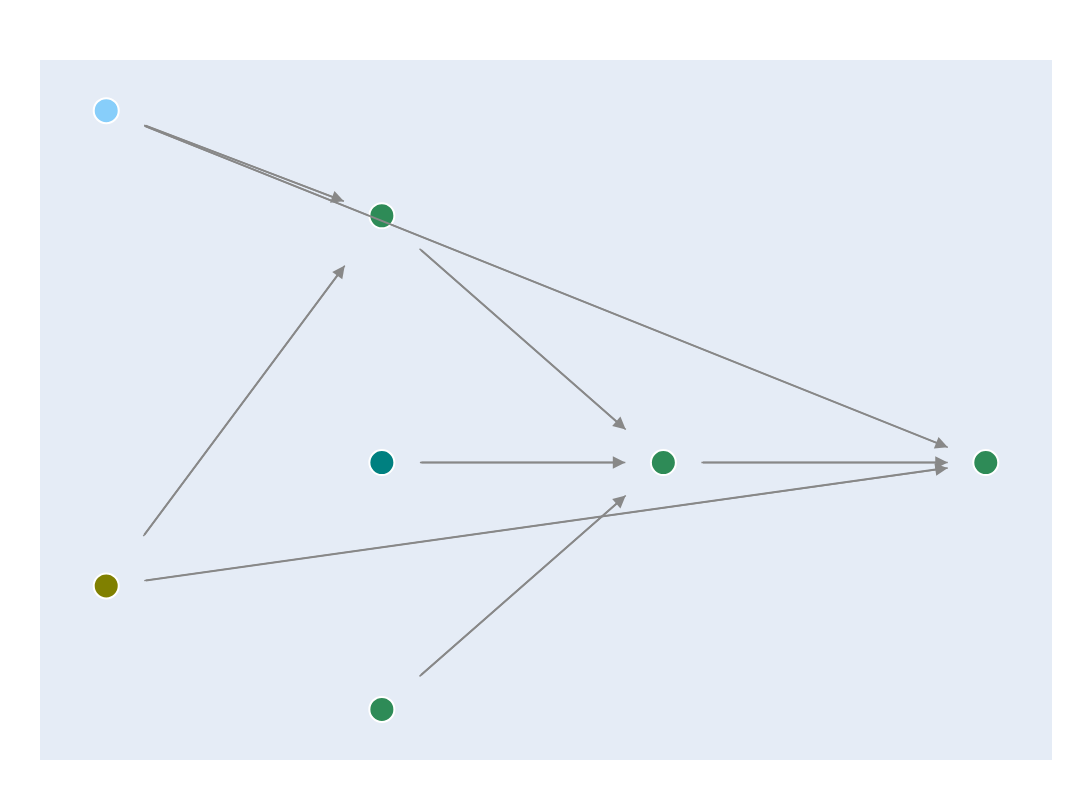

Notebook cell for this chart:
### Code cell
fig02 = plot.dag.tt(
    policy_date_str="2025-01-01", # policy date 
    primary_nodes={"unterhaltsvorschuss__an_elternteil_auszuzahlender_betrag_m"}, # node (point) of interest
    selection_type="ancestors", # look only backwards from the node 
    selection_depth=2, # look only one step backward
    width=1200, # graph width 
    height=800, # graph height 
    show_node_description = True) # show description of nodes

#fig02.write_image("../03-output/gr_session06_02_gettsim_dag_socialinsurance_2025.pdf")

fig02

### Figure 1 — Plotly figure (JSON) as saved in the notebook; plotly's stock layout.template omitted (floating-point values rounded to 4 significant figures)
{"data": [{"hoverinfo": "none", "line": {"color": "#888", "width": 1.5}, "mode": "lines", "type": "scatter", "x": [180.1, 1237.0], "y": [173.1, 102.7]}, {"hoverinfo": "none", "line": {"color": "#888", "width": 1.5}, "mode": "lines", "type": "scatter", "x": [180.1, 442.6], "y": [173.2, 156.6]}, {"hoverinfo": "none", "line": {"color": "#888", "width": 1.5}, "mode": "lines", "type": "scatter", "x": [542.5, 812.6], "y": [99.39, 99.39]}, {"hoverinfo": "none", "line": {"color": "#888", "width": 1.5}, "mode": "lines", "type": "scatter", "x": [542.0, 813.1], "y": [52.61, 92.17]}, {"hoverinfo": "none", "line": {"color": "#888", "width": 1.5}, "mode": "lines", "type": "scatter", "x": [912.6, 1236.0], "y": [99.39, 99.39]}, {"hoverinfo": "none", "line": {"color": "#888", "width": 1.5}, "mode": "lines", "type": "scatter", "x": [542.0, 813.1], "y": [146.2, 106.6]}, {"hoverinfo": "none", "line": {"color": "#888", "width": 1.5}, "mode": "lines", "type": "scatter", "x": [180.2, 1236.0], "y": [73.56, 98.22]}, {"hoverinfo": "none", "line": {"color": "#888", "width": 1.5}, "mode": "lines", "type": "scatter", "x": [179.0, 443.7], "y": [83.3, 142.5]}, {"hoverinfo": "text", "hoverlabel": {"bgcolor": "white", "bordercolor": "lightgray", "font": {"color": "black"}}, "marker": {"color": ["lightskyblue", "teal", "seagreen", "seagreen", "seagreen", "seagreen", "olive"], "line": {"color": "white", "width": 2}, "showscale": false, "size": 25}, "mode": "markers", "text": ["p_id<br><br>Unique identifier for each person. Always required, must be unique.", "unterhalt<br>tatsächlich_erhaltener_betrag_m<br><br>Alimony payments the recipient actually receives.", "unterhaltsvorschuss<br>an_elternteil_auszuzahlender_betrag_m<br><br>None", "unterhaltsvorschuss<br>anspruchshöhe_m<br><br>Claim for advance on alimony payment (Unterhaltsvorschuss) on child level.<br>Introduction of a minimum income threshold if child is older than some<br>threshold and third age group (12-17) via Artikel 23 G. v. 14.08.2017 BGBl. I<br>S. 3122.", "unterhaltsvorschuss<br>betrag_m<br><br>Advance alimony payments (Unterhaltsvorschuss) on child level after deducting<br>alimonies.  Single Parents get alimony payments for themselves and for their<br>child from the ex partner. If the ex partner is not able to pay the child<br>alimony, the government pays the child alimony to the mother (or the father, if<br>he has the kids).  According to §1 Abs.1 Nr.3 UhVorschG those single parents<br>are entitled to advance alimony payments, who do not or not regularly receive<br>child alimony payments or orphans' benefits (Waisenbezüge) in at least the<br>amount specified in §2 Abs.1 and 2 UhVorschG. The child alimonay payment paid<br>by the other parent is credited against the amount of the advance alimony<br>payments (§2 Abs.3 Nr.1 UhVorschG).  The amount is specified in §1612a BGB and,<br>ultimately, in Mindestunterhaltsverordnung.", "unterhaltsvorschuss<br>elternteil_alleinerziehend<br><br>Check if parent that receives Kindergeld is a single parent.  Only single<br>parents receive Kindergeld.", "kindergeld<br>p_id_empfänger<br><br>Identifier of person who receives Kindergeld for the particular child."], "type": "scatter", "x": [130.2, 492.5, 1286.0, 492.5, 862.6, 492.5, 130.2], "y": [176.4, 99.39, 99.39, 45.39, 99.39, 153.4, 72.39]}], "layout": {"annotations": [{"arrowcolor": "#888", "arrowhead": 2, "arrowsize": 1.25, "arrowwidth": 2, "ax": 180.1, "axref": "x", "ay": 173.1, "ayref": "y", "showarrow": true, "text": "", "x": 1237.0, "xref": "x", "y": 102.7, "yref": "y"}, {"arrowcolor": "#888", "arrowhead": 2, "arrowsize": 1.25, "arrowwidth": 2, "ax": 180.1, "axref": "x", "ay": 173.2, "ayref": "y", "showarrow": true, "text": "", "x": 442.6, "xref": "x", "y": 156.6, "yref": "y"}, {"arrowcolor": "#888", "arrowhead": 2, "arrowsize": 1.25, "arrowwidth": 2, "ax": 542.5, "axref": "x", "ay": 99.39, "ayref": "y", "showarrow": true, "text": "", "x": 812.6, "xref": "x", "y": 99.39, "yref": "y"}, {"arrowcolor": "#888", "arrowhead": 2, "arrowsize": 1.25, "arrowwidth": 2, "ax": 542.0, "axref": "x", "ay": 52.61, "ayref": "y", "showarrow": true, "text": "", "x": 813.1, "xref": "x", "y": 92.17, "yref": "y"}, {"arrowcolor": "#888", "arrowhead": 2, "arrowsize": 1.25, "arrowwidth": 2, "ax": 912.6, "axref": "x", "ay": 99.39, "ayref": "y", "showarrow": true, "text": "", "x": 1236.0, "xref": "x", "y": 99.39, "yref": "y"}, {"arrowcolor": "#888", "arrowhead": 2, "arrowsize": 1.25, "arrowwidth": 2, "ax": 542.0, "axref": "x", "ay": 146.2, "ayref": "y", "showarrow": true, "text": "", "x": 813.1, "xref": "x", "y": 106.6, "yref": "y"}, {"arrowcolor": "#888", "arrowhead": 2, "arrowsize": 1.25, "arrowwidth": 2, "ax": 180.2, "axref": "x", "ay": 73.56, "ayref": "y", "showarrow": true, "text": "", "x": 1236.0, "xref": "x", "y": 98.22, "yref": "y"}, {"arrowcolor": "#888", "arrowhead": 2, "arrowsize": 1.25, "arrowwidth": 2, "ax": 179.0, "axref": "x", "ay": 83.3, "ayref": "y", "showarrow": true, "text": "", "x": 443.7, "xref": "x", "y": 142.5, "yref": "y"}], "height": 800, "hovermode": "closest", "margin": {"b": 40, "l": 40, "r": 40, "t": 60}, "showlegend": false, "width": 1200, "xaxis": {"showgrid": false, "showticklabels": false, "zeroline": false}, "yaxis": {"showgrid": false, "showticklabels": false, "zeroline": false}}}
